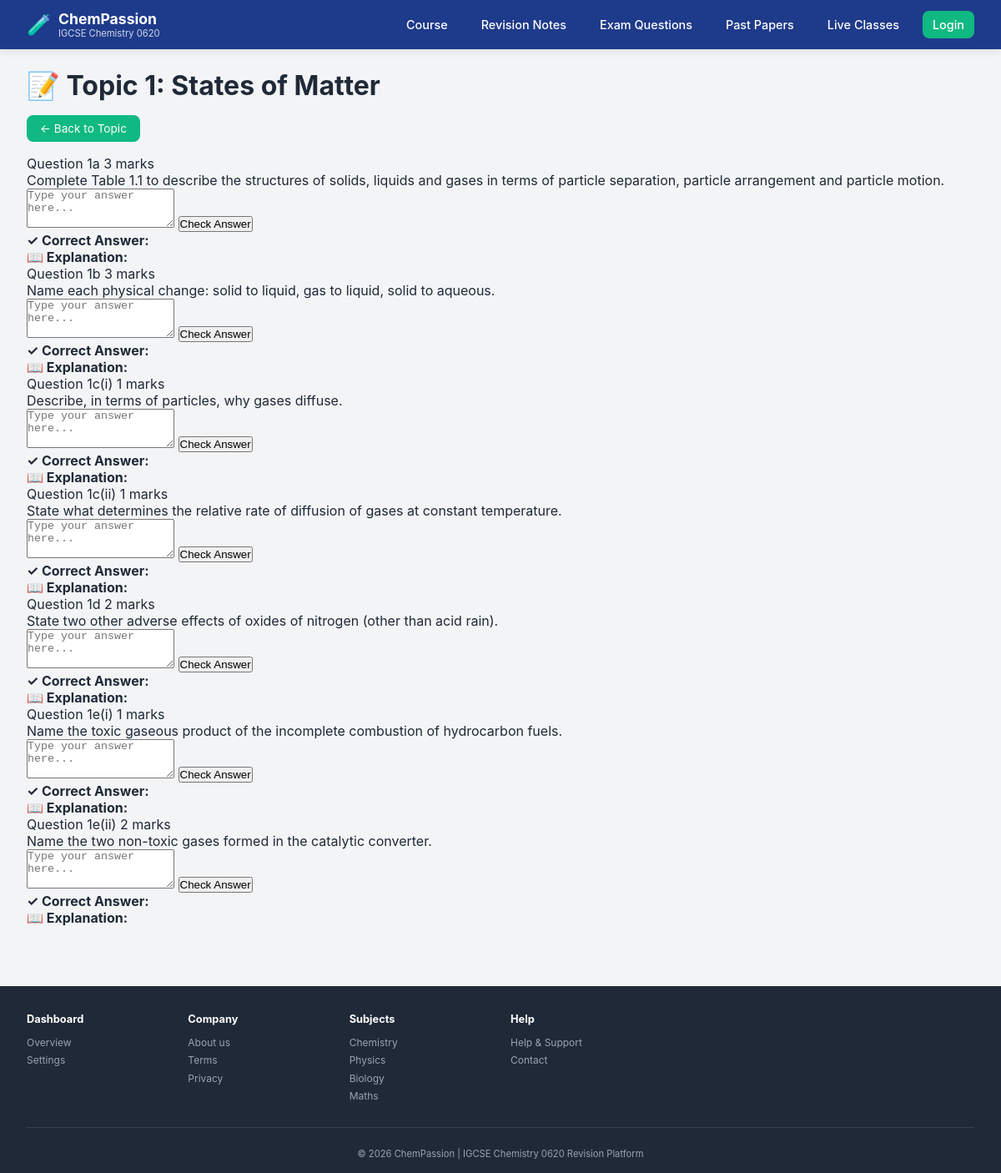
The page /topic/1/practice/ on the database its author committed.
### pastpapers/models.py (models this page shows, shortened)
class Question(models.Model):
    QUESTION_TYPES = [
        ('mcq', 'Multiple Choice'),
        ('structured', 'Structured'),
        ('practical', 'Practical'),
        ('theory', 'Theory'),
    ]
    paper = models.ForeignKey(PastPaper, on_delete=models.CASCADE, related_name='questions')
    topic = models.ForeignKey(Topic, on_delete=models.SET_NULL, null=True, blank=True)
    subtopic = models.ForeignKey(Subtopic, on_delete=models.SET_NULL, null=True, blank=True)
    question_number = models.CharField(max_length=10, help_text="e.g., 1a, 2c")
    question_text = models.TextField()
    marks = models.IntegerField()
    question_type = models.CharField(max_length=20, choices=QUESTION_TYPES, default='mcq')
    image_url = models.URLField(blank=True, null=True)

### pastpapers/views.py (the view)
# urls.py: path('topic/<int:topic_id>/practice/', views.topic_practice, name='topic_practice'),
def topic_practice(request, topic_id):
    topic = get_object_or_404(Topic, id=topic_id)
    questions = topic.question_set.select_related('solution').all()
    context = {
        'questions': questions,
        'title': f'Topic {topic.code}: {topic.name}',
        'topic_id': topic_id,
    }
    return render(request, 'pastpapers/practice.html', context)

### pastpapers/context_processors.py (called while the page is built)
def topics_processor(request):
    try:
        topics = Topic.objects.all().order_by('order')
        for topic in topics:
            topic.question_count = topic.question_set.count()
            topic.subtopic_count = topic.subtopics.count()
        return {'topics': topics}
    except:
        return {'topics': []}

### pastpapers/templates/pastpapers/practice.html (shortened to what this page needs)
{% extends 'pastpapers/base.html' %}
{% block content %}
<div class="section-header">
    <h1>📝 {{ title }}</h1>
</div>
<div style="margin-bottom: 1rem;">
    <a href="{% url 'topic_detail' topic_id %}" class="btn">← Back to Topic</a>
</div>
<div id="questions-container">
    {% for question in questions %}
    <div class="question-card" id="question-{{ question.id }}">
        <div class="question-header">
            <span class="question-number">Question {{ question.question_number }}</span>
            <span class="question-marks">{{ question.marks }} marks</span>
        </div>
        <div class="question-text">
            {{ question.question_text|linebreaks }}
        </div>
        <div class="answer-area">
            <textarea id="answer-{{ question.id }}" rows="3" placeholder="Type your answer here..."></textarea>
            <button class="check-btn" onclick="checkAnswer({{ question.id }})">Check Answer</button>
            <div id="solution-{{ question.id }}" class="solution">
                <strong>✓ Correct Answer:</strong>
                <strong>📖 Explanation:</strong>
            </div>
        </div>
    </div>
    {% endfor %}
</div>
{% endblock %}

### pastpapers/templates/pastpapers/base.html (style rules this page uses)
* { margin: 0; padding: 0; box-sizing: border-box; }
body { font-family: 'Inter', -apple-system, BlinkMacSystemFont, 'Segoe UI', Roboto, sans-serif; background: #F3F4F6; color: #1F2937; }
.btn { background: #10B981; color: white; padding: 0.5rem 1rem; border-radius: 8px; text-decoration: none; font-size: 0.85rem; display: inline-block; transition: all 0.2s; border: none; cursor: pointer; }
.section-header { margin-bottom: 1rem; }

### rows shown on the page
Question: question_number "1a", marks "3", question_text "Complete Table 1.1 to describe the structures of solids, liquids and gases in terms of particle separation, particle arrangement and particle motion.", id "Type your answer here..."
Question: question_number "1b", marks "3", question_text "Name each physical change: solid to liquid, gas to liquid, solid to aqueous.", id "Type your answer here..."
Question: question_number "1c(i)", marks "1", question_text "Describe, in terms of particles, why gases diffuse.", id "Type your answer here..."
Question: question_number "1c(ii)", marks "1", question_text "State what determines the relative rate of diffusion of gases at constant temperature.", id "Type your answer here..."
Question: question_number "1d", marks "2", question_text "State two other adverse effects of oxides of nitrogen (other than acid rain).", id "Type your answer here..."
Question: question_number "1e(i)", marks "1", question_text "Name the toxic gaseous product of the incomplete combustion of hydrocarbon fuels.", id "Type your answer here..."
Question: question_number "1e(ii)", marks "2", question_text "Name the two non-toxic gases formed in the catalytic converter.", id "Type your answer here..."

### other values the page prints
{{ title }} "Topic 1: States of Matter"
